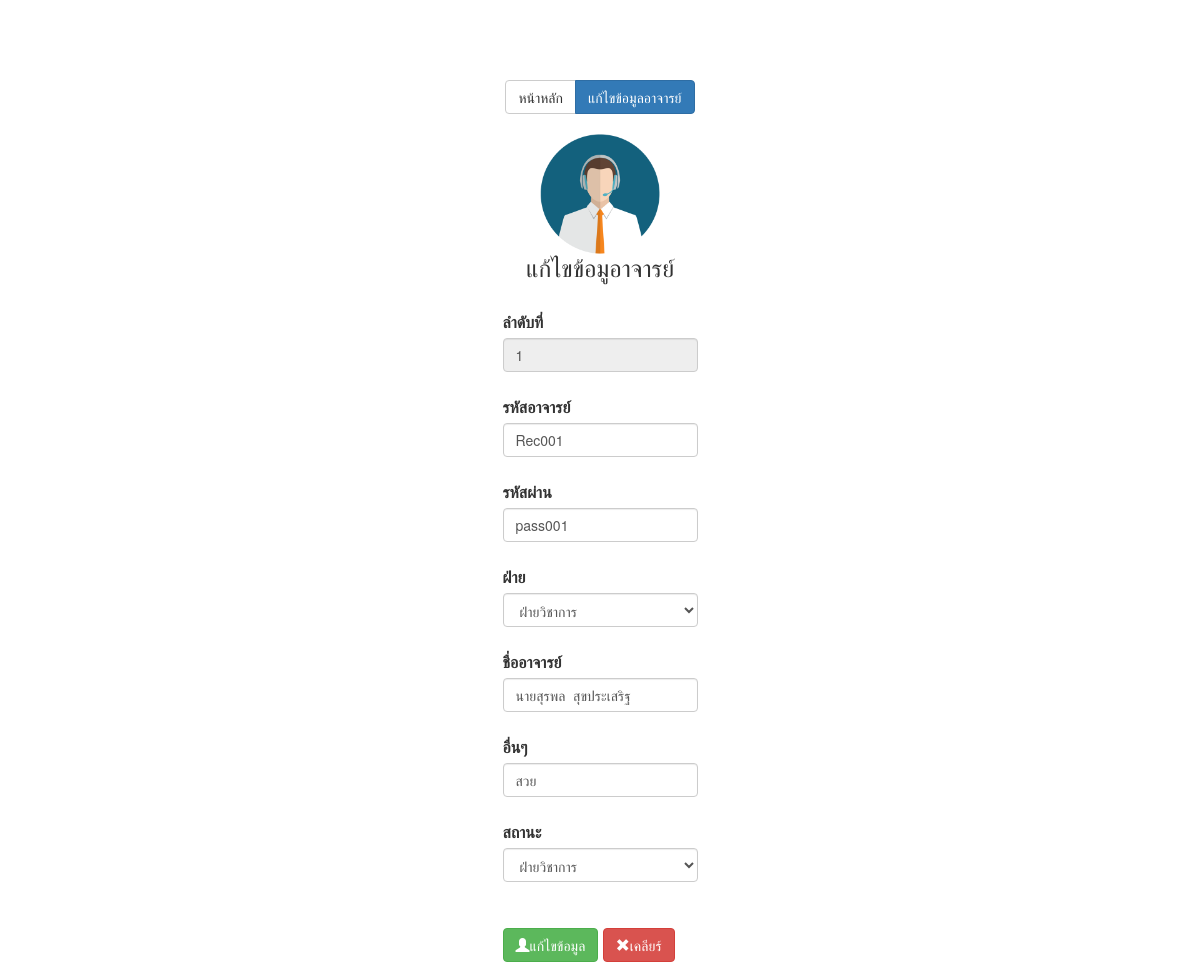
Page /includes/Teacher.Edit.php?tno=1 on the committed database.
### tables this page shows
CREATE TABLE `teacher` (
  `tno` int(11) NOT NULL AUTO_INCREMENT ,
  `username` varchar(10) default NULL,
  `passwords` varchar(10) default NULL,
  `tname` varchar(50) default NULL,
  `section` varchar(20) default NULL,
  `detail` varchar(50) default NULL,
  `status` varchar(1) default NULL,
  PRIMARY KEY  (`tno`)
);

### includes/Teacher.Edit.php (the view, shortened to what this page needs)
           <link href="https://maxcdn.bootstrapcdn.com/bootstrap/3.3.5/css/bootstrap.min.css" rel="stylesheet">
           <div class="main-wrapper"><br><br><br><br>
           <div align="Center">
                                  <div class="btn-group">
                                   <a class="btn btn-default" href="..\admin1.php" role="button">หน้าหลัก</a>
                                   <button type="button" class="btn btn-primary">แก้ไขข้อมูลอาจารย์</button>
                                   </div>
           </div>
                 <form action="Teacher.EditSave.php?tno=<?php echo $_GET["tno"];?>" name="frmEdit" method="post">
                 <?php
                 $strSQL = "SELECT * FROM teacher WHERE tno = '".$_GET["tno"]."' ";
                 $objQuery = mysql_query($strSQL);
                 $objResult = mysql_fetch_array($objQuery);
                 if(!$objResult)
                 {
                 	echo "Not found tno=".$_GET["tno"];
                 }
                 else
                 {
                 ?>
<h3 align="center"><img src = "../Images/Teacher.png" width='120' border="0"><br>แก้ไขข้อมูอาจารย์</td></h3><br>
               <div class="container" ng-app="myApp" ng-controller="customersController">
               <table align="center" width="100%">
                   <tr align="center">
                       <td align="center">
<table align="100">
                               <tr>
                                   <td align="left">
                                       <form action="includes/Teacher.inc.php" name="frmAdd" method="POST">
                                            <label for="sel1">ลำดับที่</label>
                                                <input class="form-control" type="text" name="username" placeholder="ลำดับที่" value="<?php echo $objResult["tno"];?>" disabled="disabled"><br>
                                            <label for="sel1">รหัสอาจารย์</label>
                                                 <input class="form-control" type="text" name="username" placeholder="รหัสอาจารย์" value="<?php echo $objResult["username"];?>"><br>
                                            <label for="sel1">รหัสผ่าน</label>
                                                 <input class="form-control" type="pssword" name="passwords" placeholder="รหัสผ่าน" value="<?php echo $objResult["passwords"];?>"><br>
                                           <label for="sel1">ฝ่าย</label>
                                                 <select class="form-control" name="section">
                                                   <option value="ฝ่ายวิชาการ" selected="selected">ฝ่ายวิชาการ</option>
                                                 </select><br>
                                            <label for="sel1">ชื่ออาจารย์</label>
                                                 <input class="form-control" type="text" name="tname" placeholder="ชื่ออาจารย์" value="<?php echo $objResult["tname"];?>"><br>
                                            <label for="sel1">อื่นๆ</label>
                                                 <input class="form-control" type="text" name="detail" placeholder=" อื่นๆ" value="<?php echo $objResult["detail"];?>"><br>
                                             <label for="sel1">สถานะ</label>
                                                 <select class="form-control" name="status">
                                                   <option value="1" selected="selected">ฝ่ายวิชาการ</option>
                                                 </select><br><br>
                                           <button class="btn btn-success" ng-click="editUser('new')" type="submit" name="submit">
                                           <span class="glyphicon glyphicon-user"></span>แก้ไขข้อมูล</button>
                                           <button class="btn btn-danger" ng-click="editUser('new')" type="reset" name="Reset">
                                           <span class="glyphicon glyphicon-remove"></span>เคลียร์</button>
                                       </form>
                                   </td>
                               </tr>
                           </table>
 <?php
 }
 ?>

### rows in the picture
teacher: username "1", username "Rec001", passwords "pass001", tname "นายสุรพล สุขประเสริฐ", detail "สวย"
